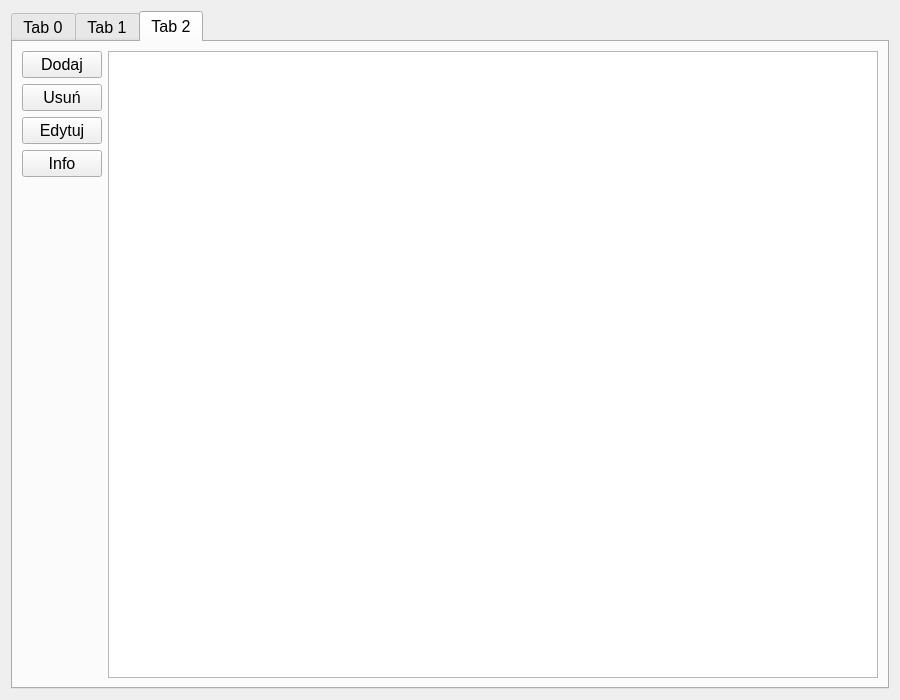
<?xml version="1.0" encoding="UTF-8"?>
<ui version="4.0">
 <class>Form</class>
 <widget class="QWidget" name="Form">
  <property name="geometry">
   <rect>
    <x>0</x>
    <y>0</y>
    <width>900</width>
    <height>700</height>
   </rect>
  </property>
  <property name="sizePolicy">
   <sizepolicy hsizetype="Minimum" vsizetype="Minimum">
    <horstretch>0</horstretch>
    <verstretch>0</verstretch>
   </sizepolicy>
  </property>
  <property name="windowTitle">
   <string>Form</string>
  </property>
  <layout class="QHBoxLayout" name="horizontalLayout_3">
   <item>
    <widget class="QTabWidget" name="tabWidget">
     <property name="font">
      <font>
       <pointsize>12</pointsize>
      </font>
     </property>
     <property name="currentIndex">
      <number>2</number>
     </property>
     <widget class="QWidget" name="tab_0">
      <attribute name="title">
       <string>Tab 0</string>
      </attribute>
      <layout class="QHBoxLayout" name="horizontalLayout_4">
       <item>
        <layout class="QVBoxLayout" name="verticalLayout_0">
         <item>
          <widget class="QPushButton" name="pushButton_dodaj_osoba">
           <property name="font">
            <font>
             <pointsize>12</pointsize>
            </font>
           </property>
           <property name="text">
            <string>Dodaj</string>
           </property>
          </widget>
         </item>
         <item>
          <widget class="QPushButton" name="pushButton_usun_osoba">
           <property name="font">
            <font>
             <pointsize>12</pointsize>
            </font>
           </property>
           <property name="text">
            <string>Usuń</string>
           </property>
          </widget>
         </item>
         <item>
          <widget class="QPushButton" name="pushButton_edytuj_osoba">
           <property name="font">
            <font>
             <pointsize>12</pointsize>
            </font>
           </property>
           <property name="text">
            <string>Edytuj</string>
           </property>
          </widget>
         </item>
         <item>
          <widget class="QPushButton" name="pushButton_info_osoba">
           <property name="font">
            <font>
             <pointsize>12</pointsize>
            </font>
           </property>
           <property name="text">
            <string>Info</string>
           </property>
          </widget>
         </item>
         <item>
          <spacer name="verticalSpacer_0">
           <property name="orientation">
            <enum>Qt::Vertical</enum>
           </property>
           <property name="sizeHint" stdset="0">
            <size>
             <width>20</width>
             <height>40</height>
            </size>
           </property>
          </spacer>
         </item>
        </layout>
       </item>
       <item>
        <widget class="QTableView" name="tableView_osoba"/>
       </item>
      </layout>
     </widget>
     <widget class="QWidget" name="tab_1">
      <attribute name="title">
       <string>Tab 1</string>
      </attribute>
      <layout class="QHBoxLayout" name="horizontalLayout">
       <item>
        <layout class="QVBoxLayout" name="verticalLayout_1">
         <item>
          <widget class="QPushButton" name="pushButton_dodaj_bilet">
           <property name="font">
            <font>
             <pointsize>12</pointsize>
            </font>
           </property>
           <property name="text">
            <string>Dodaj</string>
           </property>
          </widget>
         </item>
         <item>
          <widget class="QPushButton" name="pushButton_usun_bilet">
           <property name="font">
            <font>
             <pointsize>12</pointsize>
            </font>
           </property>
           <property name="text">
            <string>Usuń</string>
           </property>
          </widget>
         </item>
         <item>
          <widget class="QPushButton" name="pushButton_edytuj_bilet">
           <property name="font">
            <font>
             <pointsize>12</pointsize>
            </font>
           </property>
           <property name="text">
            <string>Edytuj</string>
           </property>
          </widget>
         </item>
         <item>
          <widget class="QPushButton" name="pushButton_info_bilet">
           <property name="font">
            <font>
             <pointsize>12</pointsize>
            </font>
           </property>
           <property name="text">
            <string>Info</string>
           </property>
          </widget>
         </item>
         <item>
          <spacer name="verticalSpacer_1">
           <property name="orientation">
            <enum>Qt::Vertical</enum>
           </property>
           <property name="sizeHint" stdset="0">
            <size>
             <width>20</width>
             <height>40</height>
            </size>
           </property>
          </spacer>
         </item>
        </layout>
       </item>
       <item>
        <widget class="QTableView" name="tableView_bilet"/>
       </item>
      </layout>
     </widget>
     <widget class="QWidget" name="tab_2">
      <attribute name="title">
       <string>Tab 2</string>
      </attribute>
      <layout class="QHBoxLayout" name="horizontalLayout_2">
       <item>
        <layout class="QVBoxLayout" name="verticalLayout_2">
         <item>
          <widget class="QPushButton" name="pushButton_dodaj_lot">
           <property name="font">
            <font>
             <pointsize>12</pointsize>
            </font>
           </property>
           <property name="text">
            <string>Dodaj</string>
           </property>
          </widget>
         </item>
         <item>
          <widget class="QPushButton" name="pushButton_usun_lot">
           <property name="font">
            <font>
             <pointsize>12</pointsize>
            </font>
           </property>
           <property name="text">
            <string>Usuń</string>
           </property>
          </widget>
         </item>
         <item>
          <widget class="QPushButton" name="pushButton_edytuj_lot">
           <property name="font">
            <font>
             <pointsize>12</pointsize>
            </font>
           </property>
           <property name="text">
            <string>Edytuj</string>
           </property>
          </widget>
         </item>
         <item>
          <widget class="QPushButton" name="pushButton_info_lot">
           <property name="font">
            <font>
             <pointsize>12</pointsize>
            </font>
           </property>
           <property name="text">
            <string>Info</string>
           </property>
          </widget>
         </item>
         <item>
          <spacer name="verticalSpacer_2">
           <property name="orientation">
            <enum>Qt::Vertical</enum>
           </property>
           <property name="sizeHint" stdset="0">
            <size>
             <width>20</width>
             <height>40</height>
            </size>
           </property>
          </spacer>
         </item>
        </layout>
       </item>
       <item>
        <widget class="QTableView" name="tableView_lot"/>
       </item>
      </layout>
     </widget>
    </widget>
   </item>
  </layout>
 </widget>
 <resources/>
 <connections/>
</ui>
